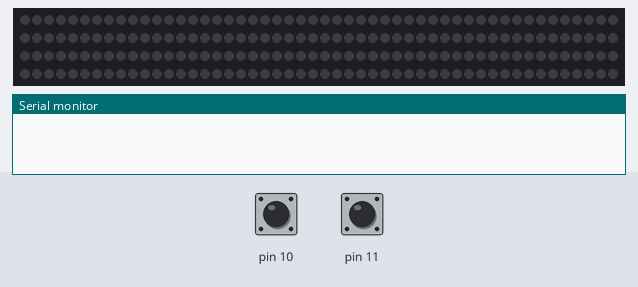
The sketch below on a simulated Arduino Uno, built with avr-gcc and run on an emulated ATmega328P. Parts: 200 RGB LEDs in strip order, left to right, continuing on the next row, the last lines printed to the serial monitor. Inputs (shaded band) come from the test bench; at power-on: pin 10 HIGH, pin 11 HIGH. Random numbers use the default seed unless the sketch sets one.

Above: at 1.2 s.
1.3 s: pin 10 pulled LOW for 3.2 s
At 5.7 s:
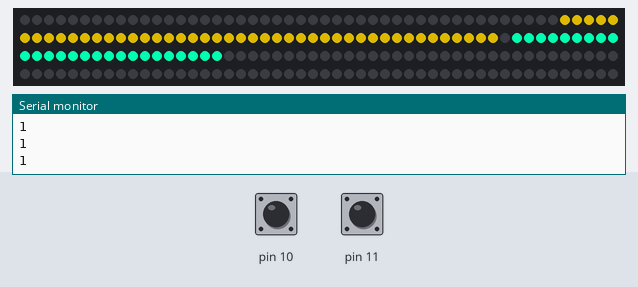
6.0 s: pin 11 pulled LOW for 1 s
At 7.6 s:
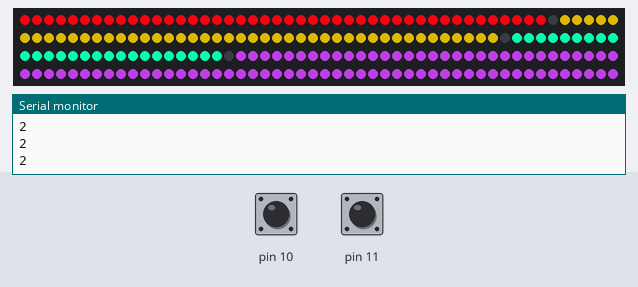
8.5 s: pin 10 pulled LOW for 0.15 s
At 8.58 s:
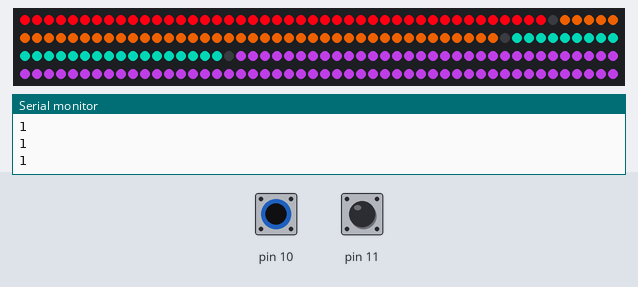
10.1 s: pin 11 pulled LOW for 0.15 s
At 10.9 s:
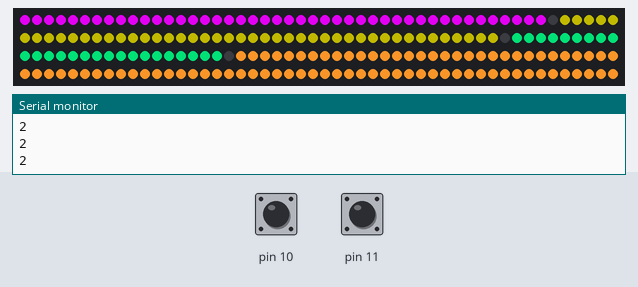
11.7 s: pin 11 pulled LOW for 3.2 s
At 15.8 s:
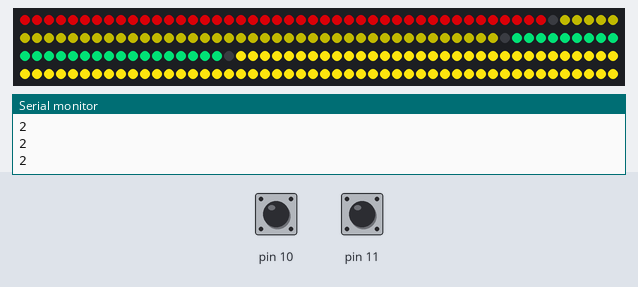
16.4 s: pin 10 pulled LOW for 1 s
At 16.57 s:
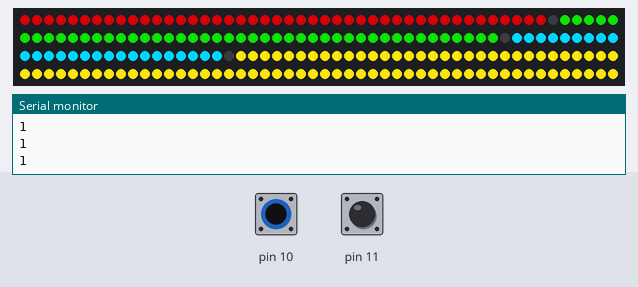
Timing chart, 0 to 19.4 s (numbered marks = the images above; inputs shaded):
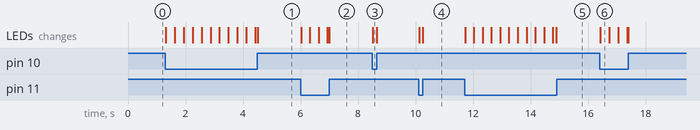

Measured:
- after the input at 1.3 s, the LEDs: first change at once (image 1 shows a later state)
- after the input at 6.0 s, the LEDs: first change at once (image 2 shows a later state)
- after the input at 8.5 s, the LEDs: change at once (image 3)
- after the input at 10.1 s, the LEDs: first change at once (image 4 shows a later state)
- after the input at 11.7 s, the LEDs: first change at once (image 5 shows a later state)
- after the input at 16.4 s, the LEDs: change at once (image 6)

The sketch:

Mining.ino
```cpp
// shape 1: 0-44
// shape 2: 45-90
// shape 3- 91-118
// Shape 4 119-200

#include <Adafruit_NeoPixel.h>
#define PIN            6
#define NUMPIXELS      200
Adafruit_NeoPixel strip = Adafruit_NeoPixel(NUMPIXELS, PIN, NEO_GRB + NEO_KHZ800);
void setup() {
  pinMode(10, INPUT_PULLUP);
  pinMode(11, INPUT_PULLUP);
  Serial.begin(9600);
  strip.begin();
  for (int i = 0; i < NUMPIXELS; i++) {
    strip.setPixelColor(i, 0, 0, 0);
  }
}
void loop() {
  if (!digitalRead(10)) {
    Serial.println("1");
    setSection(91, 117 , 0, random(100, 255), random(0, 255));

    setSection(45, 90 , random(0, 255), random(0, 255), 0);
  }
  if (!digitalRead(11)) {
    Serial.println("2");
    setSection(0, 44 , random(0, 255), 0, random(0, 255));
    setSection(118, 200 , random(100, 255), random(0, 255), random(0, 255));
  }

}
void setSection(int start, int finish, int red, int green, int blue) {
  for (int i = start; i < finish; i++)
  {
    strip.setPixelColor(i, red, green, blue);
  }
  strip.show();
}
```
